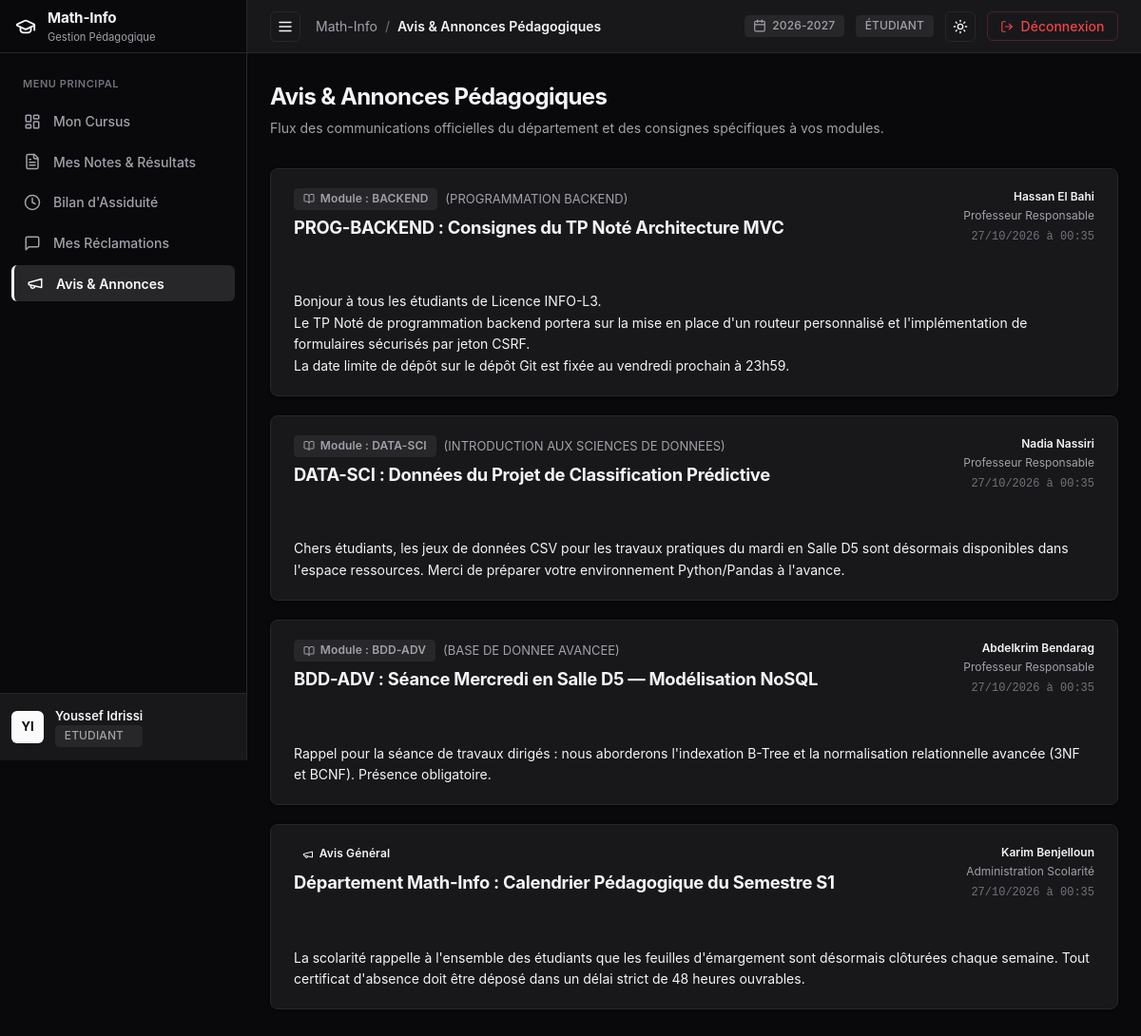
The page /etudiant/annonces (signed in) on the database its author committed.
### tables this page shows
CREATE TABLE `utilisateurs` (
  `idUtilisateur` int NOT NULL AUTO_INCREMENT,
  `nom` varchar(100) NOT NULL,
  `prenom` varchar(100) NOT NULL,
  `email` varchar(150) NOT NULL,
  `motDePasse` varchar(255) NOT NULL,
  `role` enum('ADMIN','ENSEIGNANT','ETUDIANT') NOT NULL,
  `dateCreation` timestamp NULL DEFAULT CURRENT_TIMESTAMP,
  PRIMARY KEY (`idUtilisateur`),
  UNIQUE KEY `email` (`email`)
);

CREATE TABLE `annonces` (
  `idAnnonce` int NOT NULL AUTO_INCREMENT,
  `idAuteur` int NOT NULL,
  `titre` varchar(200) NOT NULL,
  `contenu` text NOT NULL,
  `datePublication` timestamp NULL DEFAULT CURRENT_TIMESTAMP,
  `portee` enum('GLOBALE','MODULE') NOT NULL DEFAULT 'GLOBALE',
  `idModule` int DEFAULT NULL,
  PRIMARY KEY (`idAnnonce`),
  KEY `idAuteur` (`idAuteur`),
  KEY `idModule` (`idModule`),
  CONSTRAINT `annonces_ibfk_1` FOREIGN KEY (`idAuteur`) REFERENCES `utilisateurs` (`idUtilisateur`) ON DELETE CASCADE,
  CONSTRAINT `annonces_ibfk_2` FOREIGN KEY (`idModule`) REFERENCES `modules` (`idModule`) ON DELETE CASCADE
);

CREATE TABLE `modules` (
  `idModule` int NOT NULL AUTO_INCREMENT,
  `code` varchar(20) NOT NULL,
  `intitule` varchar(150) NOT NULL,
  `semestre` enum('S1','S2','S3','S4') NOT NULL,
  `coefficient` float NOT NULL DEFAULT '1',
  `idFiliere` int NOT NULL,
  `idEnseignant` int DEFAULT NULL,
  PRIMARY KEY (`idModule`),
  UNIQUE KEY `code` (`code`),
  KEY `idFiliere` (`idFiliere`),
  KEY `idEnseignant` (`idEnseignant`),
  CONSTRAINT `modules_ibfk_1` FOREIGN KEY (`idFiliere`) REFERENCES `filieres` (`idFiliere`) ON DELETE CASCADE,
  CONSTRAINT `modules_ibfk_2` FOREIGN KEY (`idEnseignant`) REFERENCES `enseignants` (`idUtilisateur`) ON DELETE SET NULL
);

### src/Views/etudiant/annonces.php (the view, shortened to what the rows shown need)
<div class="content-container">
  <div style="margin-bottom: 2rem;">
    <h1 style="font-size: 1.5rem; font-weight: 700; letter-spacing: -0.025em; color: var(--text-main); margin-bottom: 0.25rem;">
      Avis & Annonces Pédagogiques
    </h1>
    <p style="color: var(--text-muted); font-size: 0.875rem;">
      Flux des communications officielles du département et des consignes spécifiques à vos modules.
    </p>
  </div>
  <?php if (empty($annonces)): ?>
    <div class="card" style="padding: 3.5rem; text-align: center; color: var(--text-muted);">
      <div style="margin-bottom: 0.75rem; color: var(--text-subtle);"><?= Icon::get('megaphone', 40) ?></div>
      <h3 style="font-size: 1rem; font-weight: 600; color: var(--text-main); margin-bottom: 0.25rem;">Aucune annonce disponible</h3>
      <p style="font-size: 0.875rem; color: var(--text-muted);">
        Vous êtes à jour ! Aucune nouvelle communication n'a été publiée pour votre cursus.
      </p>
    </div>
  <?php else: ?>
    <div style="display: flex; flex-direction: column; gap: 1.25rem;">
      <?php foreach ($annonces as $a): ?>
        <div class="card" style="padding: 1.25rem 1.5rem; transition: transform 0.15s ease, box-shadow 0.15s ease;">
          <div style="display: flex; justify-content: space-between; align-items: flex-start; gap: 1rem; margin-bottom: 0.75rem; flex-wrap: wrap;">
            <div>
              <div style="display: flex; align-items: center; gap: 0.5rem; margin-bottom: 0.25rem;">
                <?php if ($a['portee'] === 'GLOBALE'): ?>
                  <span class="badge badge-primary" style="font-size: 0.75rem; font-weight: 600;">
                    <?= Icon::get('megaphone', 12) ?> Avis Général
                  </span>
                <?php else: ?>
                  <span class="badge badge-neutral" style="font-size: 0.75rem; font-weight: 600;">
                    <?= Icon::get('book-open', 12) ?> Module : <?= htmlspecialchars($a['module_code']) ?>
                  </span>
                  <span style="font-size: 0.8125rem; color: var(--text-muted);">
                    (<?= htmlspecialchars($a['module_intitule']) ?>)
                  </span>
                <?php endif; ?>
              </div>
              <h2 style="font-size: 1.15rem; font-weight: 700; color: var(--text-main); letter-spacing: -0.015em; margin: 0.35rem 0 0 0;">
                <?= htmlspecialchars($a['titre']) ?>
              </h2>
            </div>
            <div style="text-align: right; font-size: 0.75rem; color: var(--text-subtle);">
              <div style="font-weight: 600; color: var(--text-main); margin-bottom: 2px;">
                <?= htmlspecialchars($a['auteur_prenom'] . ' ' . $a['auteur_nom']) ?>
              </div>
              <div style="color: var(--text-muted);">
                <?= htmlspecialchars($a['auteur_role'] === 'ADMIN' ? 'Administration Scolarité' : 'Professeur Responsable') ?>
              </div>
              <div style="margin-top: 4px; font-family: ui-monospace, monospace;">
                <?= date('d/m/Y à H:i', strtotime($a['datePublication'])) ?>
              </div>
            </div>
          </div>
          <div style="color: var(--text-main); font-size: 0.875rem; line-height: 1.6; white-space: pre-line; border-top: 1px solid var(--border-color); padding-top: 0.875rem;">
            <?= htmlspecialchars($a['contenu']) ?>
          </div>
        </div>
      <?php endforeach; ?>
    </div>
  <?php endif; ?>
</div>

### src/Utils/Icon.php (shortened to what the rows shown need)
<?php
class Icon {
    public static function get(string $name, int $size = 16, string $extraClass = ''): string {
        $classAttr = 'lucide-icon' . ($extraClass !== '' ? ' ' . $extraClass : '');
        $svgAttrs = sprintf(
            'xmlns="http://www.w3.org/2000/svg" width="%d" height="%d" viewBox="0 0 24 24" fill="none" stroke="currentColor" stroke-width="2" stroke-linecap="round" stroke-linejoin="round" class="%s"',
            $size,
            $size,
            htmlspecialchars($classAttr)
        );
        switch ($name) {
            case 'graduation-cap':
                return "<svg {$svgAttrs}><path d=\"M21.42 10.922a1 1 0 0 0-.019-1.838L12.83 5.18a2 2 0 0 0-1.66 0L2.6 9.08a1 1 0 0 0 0 1.832l8.57 3.908a2 2 0 0 0 1.66 0z\"/><path d=\"M22 10v6\"/><path d=\"M6 12.5V16a6 3 0 0 0 12 0v-3.5\"/></svg>";
            case 'layout-dashboard':
                return "<svg {$svgAttrs}><rect width=\"7\" height=\"9\" x=\"3\" y=\"3\" rx=\"1\"/><rect width=\"7\" height=\"5\" x=\"14\" y=\"3\" rx=\"1\"/><rect width=\"7\" height=\"9\" x=\"14\" y=\"12\" rx=\"1\"/><rect width=\"7\" height=\"5\" x=\"3\" y=\"16\" rx=\"1\"/></svg>";
            case 'book-open':
                return "<svg {$svgAttrs}><path d=\"M12 7v14\"/><path d=\"M3 18a1 1 0 0 1-1-1V4a1 1 0 0 1 1-1h5a4 4 0 0 1 4 4 4 4 0 0 1 4-4h5a1 1 0 0 1 1 1v13a1 1 0 0 1-1 1h-6a3 3 0 0 0-3 3 3 3 0 0 0-3-3z\"/></svg>";
            case 'file-text':
                return "<svg {$svgAttrs}><path d=\"M15 2H6a2 2 0 0 0-2 2v16a2 2 0 0 0 2 2h12a2 2 0 0 0 2-2V7Z\"/><path d=\"M14 2v4a2 2 0 0 0 2 2h4\"/><path d=\"M10 9H8\"/><path d=\"M16 13H8\"/><path d=\"M16 17H8\"/></svg>";
            case 'clock':
                return "<svg {$svgAttrs}><circle cx=\"12\" cy=\"12\" r=\"10\"/><polyline points=\"12 6 12 12 16 14\"/></svg>";
            case 'megaphone':
                return "<svg {$svgAttrs}><path d=\"m3 11 18-5v12L3 14v-3z\"/><path d=\"M11.6 16.8a3 3 0 1 1-5.8-1.6\"/></svg>";
            case 'calendar':
                return "<svg {$svgAttrs}><path d=\"M8 2v4\"/><path d=\"M16 2v4\"/><rect width=\"18\" height=\"18\" x=\"3\" y=\"4\" rx=\"2\"/><path d=\"M3 10h18\"/></svg>";
            case 'sun':
                return "<svg {$svgAttrs}><circle cx=\"12\" cy=\"12\" r=\"4\"/><path d=\"M12 2v2\"/><path d=\"M12 20v2\"/><path d=\"m4.93 4.93 1.41 1.41\"/><path d=\"m17.66 17.66 1.41 1.41\"/><path d=\"M2 12h2\"/><path d=\"M20 12h2\"/><path d=\"m6.34 17.66-1.41 1.41\"/><path d=\"m19.07 4.93-1.41 1.41\"/></svg>";
            case 'log-out':
                return "<svg {$svgAttrs}><path d=\"M9 21H5a2 2 0 0 1-2-2V5a2 2 0 0 1 2-2h4\"/><polyline points=\"16 17 21 12 16 7\"/><line x1=\"21\" x2=\"9\" y1=\"12\" y2=\"12\"/></svg>";
            case 'menu':
                return "<svg {$svgAttrs}><line x1=\"4\" x2=\"20\" y1=\"12\" y2=\"12\"/><line x1=\"4\" x2=\"20\" y1=\"6\" y2=\"6\"/><line x1=\"4\" x2=\"20\" y1=\"18\" y2=\"18\"/></svg>";
            case 'message-square':
                return "<svg {$svgAttrs}><path d=\"M21 15a2 2 0 0 1-2 2H7l-4 4V5a2 2 0 0 1 2-2h14a2 2 0 0 1 2 2z\"/></svg>";
        }
    }
}

### src/Views/layout/main.php (shortened to what the rows shown need)
<?php
$currentUser = Auth::user();
$currentRole = Auth::role();
$activeNav = $activeNav ?? 'dashboard';
?>
<!DOCTYPE html>
<html lang="fr" data-theme="dark">
<head>
  <link rel="stylesheet" href="/css/style.css">
</head>
<body class="app-shell">
  <aside id="sidebar" class="sidebar">
    <div class="sidebar-header">
      <a href="/" class="sidebar-brand">
        <span class="brand-icon"><?= Icon::get('graduation-cap', 22) ?></span>
        <div class="brand-text">
          <span class="brand-name">Math-Info</span>
          <span class="brand-sub">Gestion Pédagogique</span>
        </div>
      </a>
    </div>
    <nav class="sidebar-nav">
      <div class="nav-section-title">Menu Principal</div>
      <?php if ($currentRole === 'ADMIN'): ?>
        <a href="/admin/dashboard" class="nav-item <?= $activeNav === 'dashboard' ? 'active' : '' ?>">
          <span class="nav-icon"><?= Icon::get('layout-dashboard', 18) ?></span>
          <span class="nav-label">Tableau de bord</span>
        </a>
        <a href="/admin/filieres" class="nav-item <?= $activeNav === 'filieres' ? 'active' : '' ?>">
          <span class="nav-icon"><?= Icon::get('landmark', 18) ?></span>
          <span class="nav-label">Filières</span>
        </a>
        <a href="/admin/modules" class="nav-item <?= $activeNav === 'modules' ? 'active' : '' ?>">
          <span class="nav-icon"><?= Icon::get('book-open', 18) ?></span>
          <span class="nav-label">Modules</span>
        </a>
        <a href="/admin/utilisateurs" class="nav-item <?= $activeNav === 'utilisateurs' ? 'active' : '' ?>">
          <span class="nav-icon"><?= Icon::get('users', 18) ?></span>
          <span class="nav-label">Utilisateurs</span>
        </a>
        <a href="/admin/inscriptions" class="nav-item <?= $activeNav === 'inscriptions' ? 'active' : '' ?>">
          <span class="nav-icon"><?= Icon::get('clipboard-list', 18) ?></span>
          <span class="nav-label">Inscriptions</span>
        </a>
        <a href="/admin/annonces" class="nav-item <?= $activeNav === 'annonces' ? 'active' : '' ?>">
          <span class="nav-icon"><?= Icon::get('megaphone', 18) ?></span>
          <span class="nav-label">Annonces</span>
        </a>
        <a href="/admin/audit" class="nav-item <?= $activeNav === 'audit' ? 'active' : '' ?>">
          <span class="nav-icon"><?= Icon::get('shield-check', 18) ?></span>
          <span class="nav-label">Journal d'Audit</span>
        </a>
        <a href="/admin/reclamations" class="nav-item <?= $activeNav === 'reclamations' ? 'active' : '' ?>">
          <span class="nav-icon"><?= Icon::get('message-square', 18) ?></span>
          <span class="nav-label">Réclamations</span>
        </a>
      <?php elseif ($currentRole === 'ETUDIANT'): ?>
        <a href="/etudiant/dashboard" class="nav-item <?= $activeNav === 'dashboard' ? 'active' : '' ?>">
          <span class="nav-icon"><?= Icon::get('layout-dashboard', 18) ?></span>
          <span class="nav-label">Mon Cursus</span>
        </a>
        <a href="/etudiant/notes" class="nav-item <?= $activeNav === 'notes' ? 'active' : '' ?>">
          <span class="nav-icon"><?= Icon::get('file-text', 18) ?></span>
          <span class="nav-label">Mes Notes & Résultats</span>
        </a>
        <a href="/etudiant/absences" class="nav-item <?= $activeNav === 'absences' ? 'active' : '' ?>">
          <span class="nav-icon"><?= Icon::get('clock', 18) ?></span>
          <span class="nav-label">Bilan d'Assiduité</span>
        </a>
        <a href="/etudiant/reclamations" class="nav-item <?= $activeNav === 'reclamations' ? 'active' : '' ?>">
          <span class="nav-icon"><?= Icon::get('message-square', 18) ?></span>
          <span class="nav-label">Mes Réclamations</span>
        </a>
        <a href="/etudiant/annonces" class="nav-item <?= $activeNav === 'annonces' ? 'active' : '' ?>">
          <span class="nav-icon"><?= Icon::get('megaphone', 18) ?></span>
          <span class="nav-label">Avis & Annonces</span>
        </a>
      <?php endif; ?>
    </nav>
    <div class="sidebar-footer">
      <div class="user-profile-widget">
        <div class="user-avatar">
          <?= strtoupper(substr($currentUser ? $currentUser->getPrenom() : 'U', 0, 1) . substr($currentUser ? $currentUser->getNom() : 'S', 0, 1)) ?>
        </div>
        <div class="user-meta">
          <span class="user-name"><?= htmlspecialchars($currentUser ? $currentUser->getNomComplet() : 'Utilisateur') ?></span>
          <span class="user-role-badge badge badge-neutral"><?= htmlspecialchars($currentRole ?? '') ?></span>
        </div>
      </div>
    </div>
  </aside>
  <div class="main-wrapper">
    <header class="app-topbar">
      <div class="topbar-left">
        <button id="sidebarToggle" class="btn btn-icon sidebar-toggle-btn-topbar" title="Basculer le menu" aria-label="Menu">
          <?= Icon::get('menu', 18) ?>
        </button>
        <div class="breadcrumb">
          <span class="breadcrumb-root">Math-Info</span>
          <span class="breadcrumb-sep">/</span>
          <span class="breadcrumb-current"><?= htmlspecialchars($title ?? 'Dashboard') ?></span>
        </div>
      </div>
      <div class="topbar-right">
        <div class="badge badge-neutral" title="Année Universitaire en cours">
          <?= Icon::get('calendar', 14) ?>
          <span>2026-2027</span>
        </div>
        <?php if ($currentRole === 'ADMIN'): ?>
          <span class="badge badge-warning">ADMIN</span>
        <?php elseif ($currentRole === 'ENSEIGNANT'): ?>
          <span class="badge badge-neutral">ENSEIGNANT</span>
        <?php else: ?>
          <span class="badge badge-neutral">ÉTUDIANT</span>
        <?php endif; ?>
        <button id="themeToggle" class="btn btn-icon" title="Basculer Mode Clair/Sombre" aria-label="Basculer Thème">
          <span id="themeIcon"><?= Icon::get('sun', 16) ?></span>
        </button>
        <a href="/logout" class="btn btn-destructive" title="Déconnexion">
          <?= Icon::get('log-out', 14) ?>
          <span class="desktop-only">Déconnexion</span>
        </a>
      </div>
    </header>
    <main class="page-content">
      <div class="content-container">
        <?= $content ?>
      </div>
    </main>
  </div>
</body>
</html>

### rows shown on the page
utilisateurs: prenom+nom "YI", prenom+nom "Youssef Idrissi"
annonces: idModule.code "BACKEND", idModule.intitule "PROGRAMMATION BACKEND", titre "PROG-BACKEND : Consignes du TP Noté Architecture MVC", idAuteur.nom "Hassan El Bahi", idAuteur.role "Professeur Responsable", datePublication "27/10/2026 à 00:35", contenu "Bonjour à tous les étudiants de Licence INFO-L3. Le TP Noté de programmation backend portera sur la mise en place d'un routeur personnalisé et l'implémentation de formulaires sécurisés par jeton CSRF. La date limite de dépôt sur le dépôt Git est fixée au vendredi prochain à 23h59."
annonces: idModule.code "DATA-SCI", idModule.intitule "INTRODUCTION AUX SCIENCES DE DONNEES", titre "DATA-SCI : Données du Projet de Classification Prédictive", idAuteur.nom "Nadia Nassiri", idAuteur.role "Professeur Responsable", datePublication "27/10/2026 à 00:35", contenu "Chers étudiants, les jeux de données CSV pour les travaux pratiques du mardi en Salle D5 sont désormais disponibles dans l'espace ressources. Merci de préparer votre environnement Python/Pandas à l'avance."
annonces: idModule.code "BDD-ADV", idModule.intitule "BASE DE DONNEE AVANCEE", titre "BDD-ADV : Séance Mercredi en Salle D5 — Modélisation NoSQL", idAuteur.nom "Abdelkrim Bendarag", idAuteur.role "Professeur Responsable", datePublication "27/10/2026 à 00:35", contenu "Rappel pour la séance de travaux dirigés : nous aborderons l'indexation B-Tree et la normalisation relationnelle avancée (3NF et BCNF). Présence obligatoire."
annonces: titre "Département Math-Info : Calendrier Pédagogique du Semestre S1", idAuteur.nom "Karim Benjelloun", idAuteur.role "Administration Scolarité", datePublication "27/10/2026 à 00:35", contenu "La scolarité rappelle à l'ensemble des étudiants que les feuilles d'émargement sont désormais clôturées chaque semaine. Tout certificat d'absence doit être déposé dans un délai strict de 48 heures ouvrables."

### other values the page prints
$currentRole "ETUDIANT"
$title "Avis & Annonces Pédagogiques"
